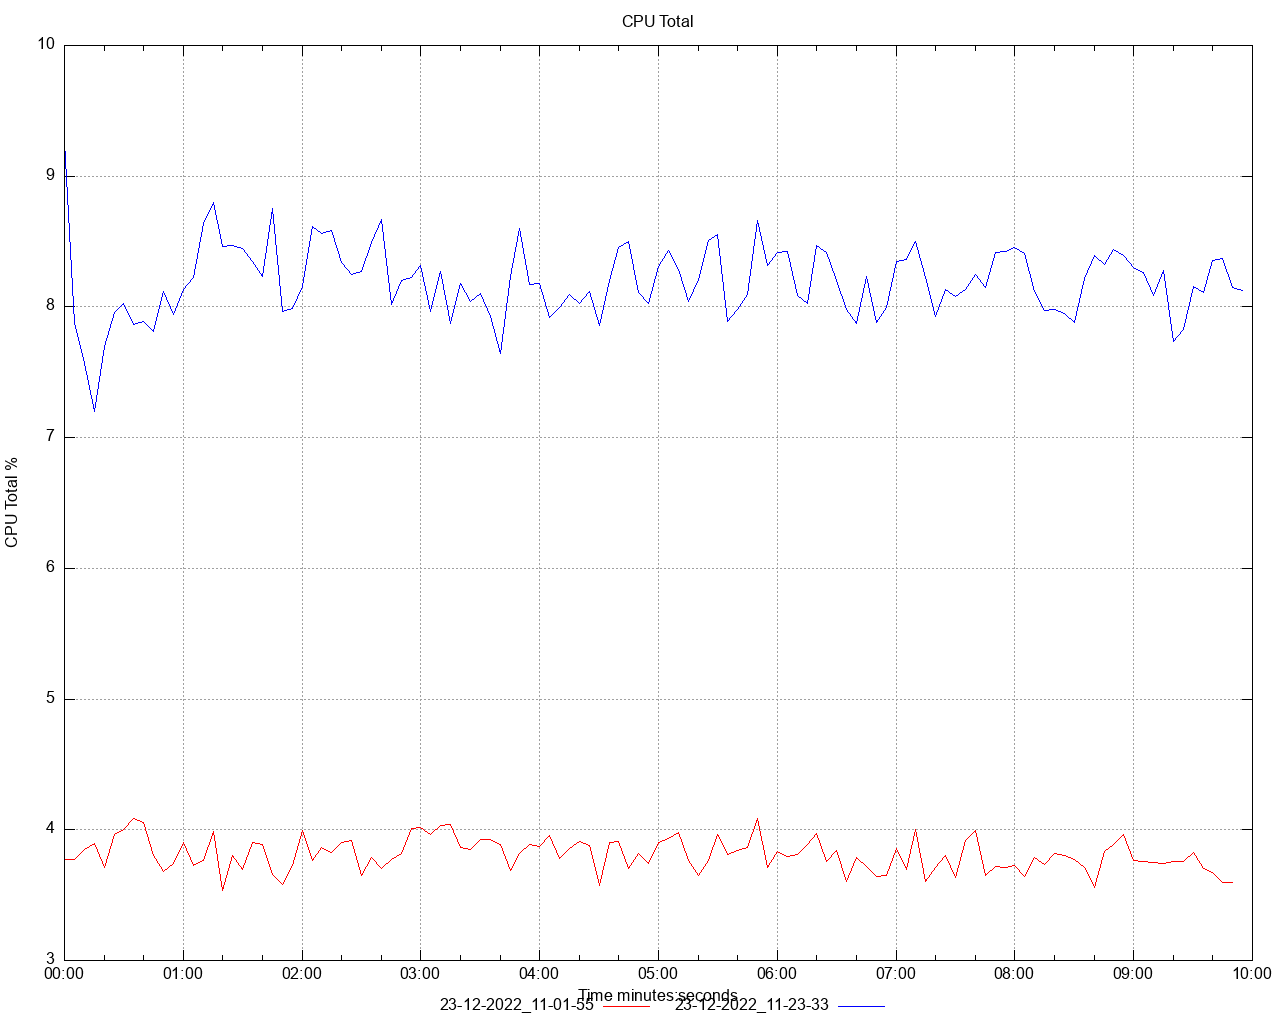

Reproduce this figure in gnuplot.
set title 'CPU Total' noenhanced
set style data lines
set datafile separator ","
set terminal png size 1280,1024
set grid
set key below
set xdata time
set timefmt "%s"
offset = 0
t0(x)=(offset=($0==0) ? x : offset, x - offset)
set xlabel 'Time minutes:seconds'
set ylabel 'CPU Total %'
set output '/Users/ahmet.mircik/Workspace/python/hazelcast-simulator/offload-benchmarks/report/dstat/cpu_total_A4.png'
plot \
   '/Users/ahmet.mircik/Workspace/python/hazelcast-simulator/offload-benchmarks/report/data/cpu_total_A4_1.data' using (t0(timecolumn(1))):2 title "23-12-2022_11-01-55" noenhanced lt rgb "red", \
   '/Users/ahmet.mircik/Workspace/python/hazelcast-simulator/offload-benchmarks/report/data/cpu_total_A4_2.data' using (t0(timecolumn(1))):2 title "23-12-2022_11-23-33" noenhanced lt rgb "blue", \
